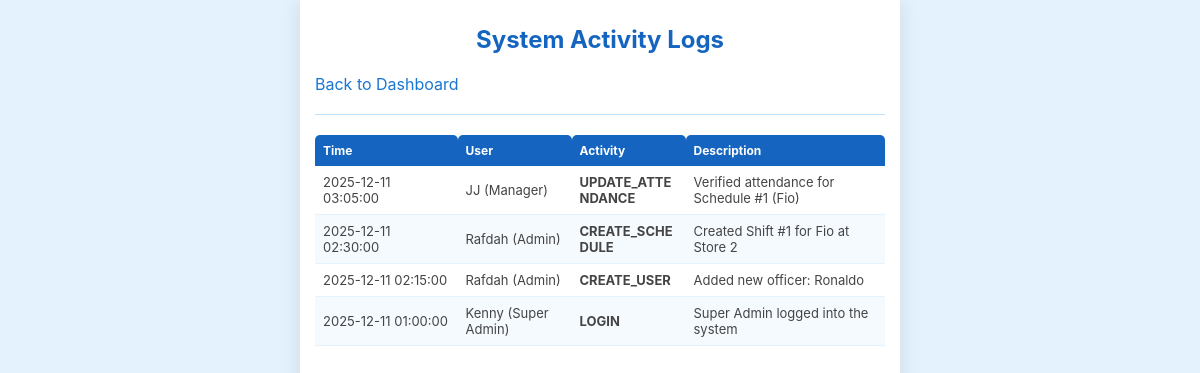
/superadmin_logs.php (signed in), run on the app's committed database.
### tables this page shows
CREATE TABLE `activity_log` (
  `log_id` int(11) NOT NULL,
  `timestamp` timestamp NOT NULL DEFAULT current_timestamp() ON UPDATE current_timestamp(),
  `user_id` int(11) NOT NULL,
  `activity` varchar(100) NOT NULL,
  `description` text DEFAULT NULL
);

CREATE TABLE `users` (
  `user_id` int(11) NOT NULL,
  `name` varchar(255) DEFAULT NULL,
  `email` varchar(255) DEFAULT NULL,
  `password` varchar(255) DEFAULT NULL,
  `security_answer` varchar(255) DEFAULT 'Jakarta',
  `role_id` int(11) DEFAULT NULL
);

### superadmin_logs.php (the view, shortened to what this page needs)
<?php
include "includes/db_conn.php";
?>
<!DOCTYPE html>
<html>
<head>
    <link rel="stylesheet" href="css/style.css">
</head>
<body>
    <div class="container">
        <h2>System Activity Logs</h2>
        <a href="home_superadmin.php">Back to Dashboard</a>
        <hr>
        <table>
            <thead>
                <tr>
                    <th style="width: 25%;">Time</th>
                    <th style="width: 20%;">User</th>
                    <th style="width: 20%;">Activity</th>
                    <th>Description</th>
                </tr>
            </thead>
            <tbody>
                <?php
                $sql = "SELECT l.*, u.name
                        FROM activity_log l
                        JOIN users u ON l.user_id = u.user_id
                        ORDER BY l.timestamp DESC";
                $result = mysqli_query($conn, $sql);
                if (mysqli_num_rows($result) > 0) {
                    while ($row = mysqli_fetch_assoc($result)) {
                        echo "<tr>";
                        echo "<td>" . $row['timestamp'] . "</td>";
                        echo "<td>" . $row['name'] . "</td>";
                        echo "<td><strong>" . $row['activity'] . "</strong></td>";
                        echo "<td>" . $row['description'] . "</td>";
                        echo "</tr>";
                    }
                } else {
                    echo "<tr><td colspan='4'>No activity recorded yet.</td></tr>";
                }
                ?>
            </tbody>
        </table>
    </div>
</body>
</html>

### css/style.css (style rules this page uses)
* { box-sizing: border-box; }
body { margin: 0; padding: 0; font-family: -apple-system, BlinkMacSystemFont, "Segoe UI", Roboto, Helvetica, Arial, sans-serif; background-color: #E3F2FD; color: #333; display: flex; justify-content: center; min-height: 100vh; }
.container { width: 100%; max-width: 600px; background-color: #FFFFFF; min-height: 100vh; padding: 15px; box-shadow: 0 0 20px rgba(0,0,0,0.1); position: relative; overflow-x: hidden; }
h1, h2, h3 { text-align: center; color: #1565C0; margin-top: 10px; margin-bottom: 20px; }
hr { border: 0; height: 1px; background: #BBDEFB; margin: 20px 0; }
table { width: 100%; border-collapse: collapse; margin-top: 10px; font-size: 13px; table-layout: fixed; }
th { background-color: #1565C0; color: white; padding: 8px; text-align: left; border-radius: 5px 5px 0 0; font-size: 12px; }
td { padding: 8px; border-bottom: 1px solid #E3F2FD; color: #444; word-wrap: break-word; white-space: normal; vertical-align: middle; }
tr:nth-child(even) { background-color: #F5FAFF; }
a { text-decoration: none; color: #1976D2; }

### data on the page
activity_log: timestamp "2025-12-11 03:05:00", user.name "JJ (Manager)", activity "UPDATE_ATTENDANCE", description "Verified attendance for Schedule #1 (Fio)"
activity_log: timestamp "2025-12-11 02:30:00", user.name "Rafdah (Admin)", activity "CREATE_SCHEDULE", description "Created Shift #1 for Fio at Store 2"
activity_log: timestamp "2025-12-11 02:15:00", user.name "Rafdah (Admin)", activity "CREATE_USER", description "Added new officer: Ronaldo"
activity_log: timestamp "2025-12-11 01:00:00", user.name "Kenny (Super Admin)", activity "LOGIN", description "Super Admin logged into the system"
